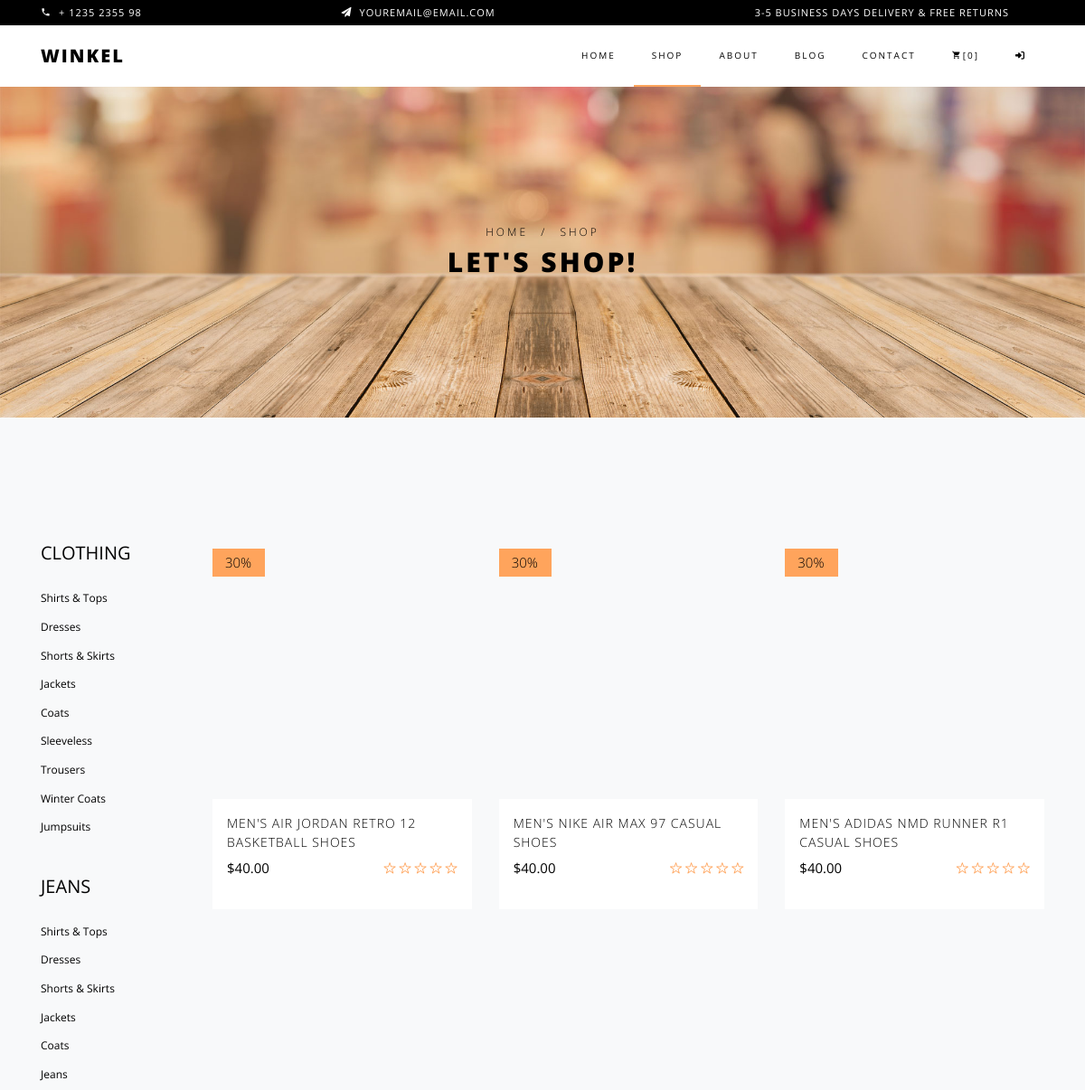
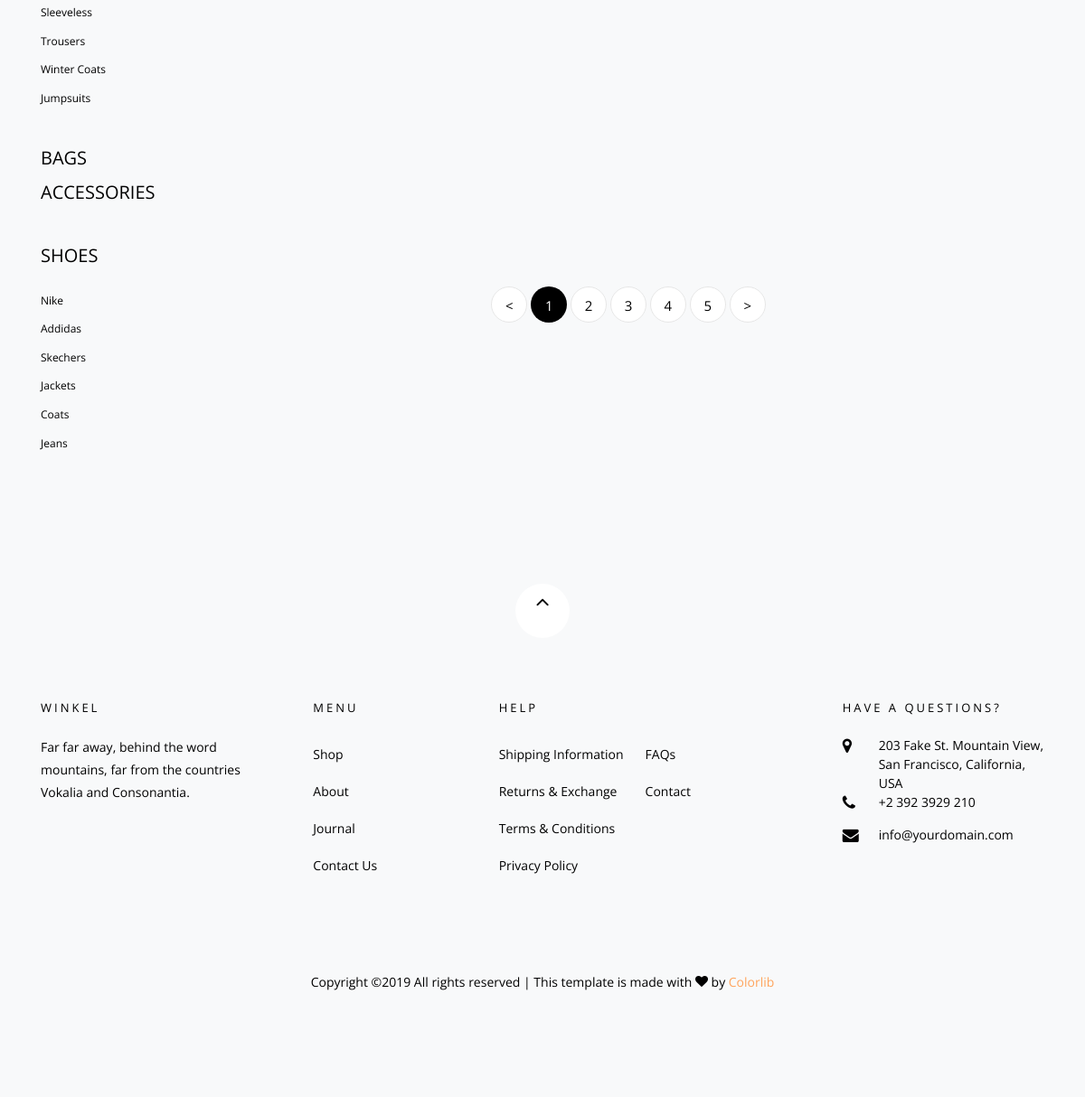
Screenshot of /products/ with the database file from the repository (2 pictures, top to bottom).
### products/models.py (models this page shows, shortened)
class Product(models.Model):
    title = models.CharField(max_length=120)
    slug = models.SlugField(blank=True, unique=True)
    description = models.TextField()
    price = models.DecimalField(
        decimal_places=2,
        max_digits=20,
        default=40.00
    )
    image = models.ImageField(
        upload_to=upload_image_path,
        null=True,
        blank=True
    )
    featured = models.BooleanField(default=False)
    active = models.BooleanField(default=True)
    timestamp = models.DateTimeField(auto_now_add=True)
    is_digital = models.BooleanField(default=False)
    objects = ProductManager()
    def get_absolute_url(self):
        return reverse('products:detail', kwargs={'slug': self.slug})

### products/views.py (the view)
class ProductListView(ListView):
    template_name = 'products/list.html'
    def get_context_data(self, *args, **kwargs):
        context = super(ProductListView, self).get_context_data(*args, **kwargs)
        return context
    def get_queryset(self, *args, **kwargs):
        request = self.request
        return Product.objects.all()

### products/models.py (called while the page is built)
    def active(self):
        return self.filter(active=True)

    def get_queryset(self):
        return ProductQuerySet(self.model, using=self._db)

    def all(self):
        return self.get_queryset().active()

### products/templates/products/list.html
{% extends "base.html" %}
{% load static %}
{% load compress %}
{% block content %}
    <section class="ftco-section bg-light">
      <div class="container">
        <div class="row">
          <div class="col-md-8 col-lg-10 order-md-last">
            <div class="row">
              {% for obj in object_list %}
                  {% include "products/snippets/card.html" with instance=obj %}
              {% endfor %}
            </div>
            <div class="row mt-5">
              <div class="col text-center">
                <div class="block-27">
                  <ul>
                    <li><a href="#">&lt;</a></li>
                    <li class="active"><span>1</span></li>
                    <li><a href="#">2</a></li>
                    <li><a href="#">3</a></li>
                    <li><a href="#">4</a></li>
                    <li><a href="#">5</a></li>
                    <li><a href="#">&gt;</a></li>
                  </ul>
                </div>
              </div>
            </div>
          </div>
          <div class="col-md-4 col-lg-2 sidebar">
            <div class="sidebar-box-2">
              <h2 class="heading mb-4"><a href="#">Clothing</a></h2>
              <ul>
                <li><a href="#">Shirts &amp; Tops</a></li>
                <li><a href="#">Dresses</a></li>
                <li><a href="#">Shorts &amp; Skirts</a></li>
                <li><a href="#">Jackets</a></li>
                <li><a href="#">Coats</a></li>
                <li><a href="#">Sleeveless</a></li>
                <li><a href="#">Trousers</a></li>
                <li><a href="#">Winter Coats</a></li>
                <li><a href="#">Jumpsuits</a></li>
              </ul>
            </div>
            <div class="sidebar-box-2">
              <h2 class="heading mb-4"><a href="#">Jeans</a></h2>
              <ul>
                <li><a href="#">Shirts &amp; Tops</a></li>
                <li><a href="#">Dresses</a></li>
                <li><a href="#">Shorts &amp; Skirts</a></li>
                <li><a href="#">Jackets</a></li>
                <li><a href="#">Coats</a></li>
                <li><a href="#">Jeans</a></li>
                <li><a href="#">Sleeveless</a></li>
                <li><a href="#">Trousers</a></li>
                <li><a href="#">Winter Coats</a></li>
                <li><a href="#">Jumpsuits</a></li>
              </ul>
            </div>
            <div class="sidebar-box-2">
              <h2 class="heading mb-2"><a href="#">Bags</a></h2>
              <h2 class="heading mb-2"><a href="#">Accessories</a></h2>
            </div>
            <div class="sidebar-box-2">
              <h2 class="heading mb-4"><a href="#">Shoes</a></h2>
              <ul>
                <li><a href="#">Nike</a></li>
                <li><a href="#">Addidas</a></li>
                <li><a href="#">Skechers</a></li>
                <li><a href="#">Jackets</a></li>
                <li><a href="#">Coats</a></li>
                <li><a href="#">Jeans</a></li>
              </ul>
            </div>
          </div>
        </div>
      </div>
    </section>
{% endblock %}

### products/templates/products/snippets/card.html (shortened to what this page needs)
<div class="col-sm-6 col-md-6 col-lg-4 ftco-animate">
	<div class="product">
		<a href="{{ instance.get_absolute_url }}" class="img-prod"><img class="img-fluid" src="{{ instance.image.url }}" alt="Colorlib Template">
			<span class="status">30%</span>
		</a>
		<div class="text py-3 px-3">
			<h3><a href="{{ instance.get_absolute_url }}">{{ instance.title }}</a></h3>
			<div class="d-flex">
				<div class="pricing">
					<p class="price">${{ instance.price }}</p>
				</div>
				<div class="rating">
					<p class="text-right">
						<a href="#"><span class="ion-ios-star-outline"></span></a>
						<a href="#"><span class="ion-ios-star-outline"></span></a>
						<a href="#"><span class="ion-ios-star-outline"></span></a>
						<a href="#"><span class="ion-ios-star-outline"></span></a>
						<a href="#"><span class="ion-ios-star-outline"></span></a>
					</p>
				</div>
			</div>
		</div>
	</div>
</div>

### rows the page displays
Product: title "MEN'S AIR JORDAN RETRO 12 BASKETBALL SHOES", price "40.00"
Product: title "MEN'S NIKE AIR MAX 97 CASUAL SHOES", price "40.00"
Product: title "MEN'S ADIDAS NMD RUNNER R1 CASUAL SHOES", price "40.00"
